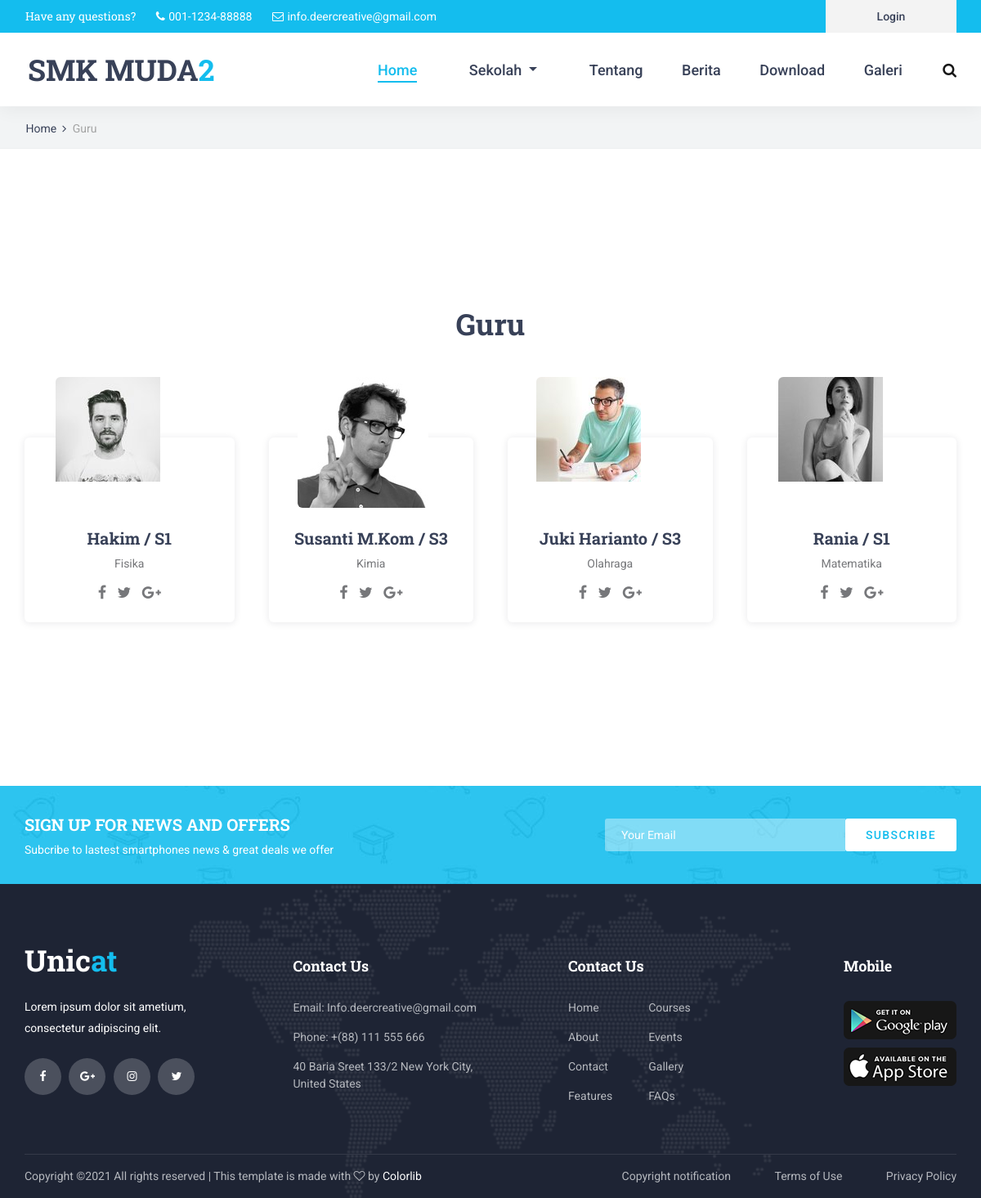
Page /index.php/home/guru on the committed database.
### tables this page shows
CREATE TABLE `guru` (
  `id_guru` int(11) NOT NULL,
  `nip` int(11) NOT NULL,
  `nama_guru` varchar(50) NOT NULL,
  `tmp_lahir` text NOT NULL,
  `tgl_lahir` date NOT NULL,
  `id_mapel` int(11) NOT NULL,
  `pendidikan` varchar(50) NOT NULL,
  `foto_guru` varchar(100) NOT NULL
);

CREATE TABLE `mapel` (
  `id_mapel` int(11) NOT NULL,
  `nama_mapel` varchar(50) NOT NULL
);

### application/views/layout/front/wrapper.php (called while the page is built)
<?php
require_once 'head.php';
require_once 'header.php';
require_once 'nav.php';
require_once 'content.php';
require_once 'footer.php';

### application/controllers/Home.php (called while the page is built, shortened)
<?php
class Home extends CI_Controller {
	public function __construct()
	{
		$this->load->model('Pengaturan_m');
	}
	public function guru()
	{
		$this->load->model('Guru_m');
		$guru = $this->Guru_m->get_join('guru', 'mapel')->result();
		$setting = $this->Pengaturan_m->get('pengaturan')->row();
		$data = [
			'title' => 'Guru',
			'isi' => 'home/guru',
			'guru' => $guru,
			'setting' => $setting
		];
		$this->load->view('layout/front/wrapper', $data);
	}
}

### index.php (called while the page is built, shortened)
<?php
require_once BASEPATH.'core/CodeIgniter.php';

### application/views/layout/front/content.php (called while the page is built)
<?php
if($isi) {
	$this->load->view($isi);
}

### application/models/Guru_m.php (called while the page is built, shortened)
<?php
class Guru_m extends CI_Model {
	public function get_join($table1, $table2)
	{
		$this->db->join("$table2", "$table2.id_mapel = $table1.id_mapel");
		return $this->db->get($table1);
	}
}

### application/views/home/guru.php (the view)
<div class="home">
	<div class="breadcrumbs_container">
		<div class="container">
			<div class="row">
				<div class="col">
					<div class="breadcrumbs">
						<ul>
							<li><a href="<?= base_url(); ?>">Home</a></li>
							<li>Guru</li>
						</ul>
					</div>
				</div>
			</div>
		</div>
	</div>
</div>
<div class="contact">
	<div class="contact_info_container">
		<div class="container">
			<div class="row">
					<div class="team">
						<div class="team_background parallax-window" data-parallax="scroll" data-image-src="images/team_background.jpg" data-speed="0.8"></div>
						<div class="container">
							<div class="row">
								<div class="col">
									<div class="section_title_container text-center">
										<h2 class="section_title">Guru</h2>
									</div>
								</div>
							</div>
							<div class="row team_row">
								<?php foreach($guru as $g) : ?>
								<div class="col-lg-3 col-md-6 team_col">
									<div class="team_item">
										<div class="team_image"><img src="<?= base_url('assets/back/img/guru/' . $g->foto_guru); ?>" alt=""></div>
										<div class="team_body">
											<div class="team_title"><a href="#"><?= $g->nama_guru . ' / ' . $g->pendidikan; ?></a></div>
											<div class="team_subtitle"><?= $g->nama_mapel; ?></div>
											<div class="social_list">
												<ul>
													<li><a href="#"><i class="fa fa-facebook" aria-hidden="true"></i></a></li>
													<li><a href="#"><i class="fa fa-twitter" aria-hidden="true"></i></a></li>
													<li><a href="#"><i class="fa fa-google-plus" aria-hidden="true"></i></a></li>
												</ul>
											</div>
										</div>
									</div>
								</div>
								<?php endforeach; ?>
							</div>
						</div>
					</div>
			</div>
		</div>
	</div>
</div>
<div class="newsletter">
	<div class="newsletter_background" style="background-image:url(<?= base_url('assets/front/') ?>images/newsletter_background.jpg)"></div>
	<div class="container">
		<div class="row">
			<div class="col">
				<div class="newsletter_container d-flex flex-lg-row flex-column align-items-center justify-content-start">
					<div class="newsletter_content text-lg-left text-center">
						<div class="newsletter_title">sign up for news and offers</div>
						<div class="newsletter_subtitle">Subcribe to lastest smartphones news & great deals we offer</div>
					</div>
					<div class="newsletter_form_container ml-lg-auto">
						<form action="#" id="newsletter_form" class="newsletter_form d-flex flex-row align-items-center justify-content-center">
							<input type="email" class="newsletter_input" placeholder="Your Email" required="required">
							<button type="submit" class="newsletter_button">subscribe</button>
						</form>
					</div>
				</div>
			</div>
		</div>
	</div>
</div>

### application/views/layout/front/head.php (shortened to what this page needs)
<!DOCTYPE html>
<html lang="en">
<head>
<link rel="stylesheet" type="text/css" href="<?= base_url('assets/front/'); ?>styles/bootstrap4/bootstrap.min.css">
<link href="<?= base_url('assets/front/'); ?>plugins/font-awesome-4.7.0/css/font-awesome.min.css" rel="stylesheet" type="text/css">
<link rel="stylesheet" type="text/css" href="<?= base_url('assets/front/'); ?>plugins/OwlCarousel2-2.2.1/owl.carousel.css">
<link rel="stylesheet" type="text/css" href="<?= base_url('assets/front/'); ?>plugins/OwlCarousel2-2.2.1/owl.theme.default.css">
<link rel="stylesheet" type="text/css" href="<?= base_url('assets/front/'); ?>plugins/OwlCarousel2-2.2.1/animate.css">
<link rel="stylesheet" type="text/css" href="<?= base_url('assets/front/'); ?>styles/main_styles.css">
<link rel="stylesheet" type="text/css" href="<?= base_url('assets/front/'); ?>styles/responsive.css">
<link rel="stylesheet" type="text/css" href="<?= base_url('assets/front/'); ?>styles/contact.css">
<link rel="stylesheet" type="text/css" href="<?= base_url('assets/front/'); ?>styles/contact_responsive.css">
<link href="<?= base_url('assets/front/'); ?>plugins/colorbox/colorbox.css" rel="stylesheet" type="text/css">
<link rel="stylesheet" type="text/css" href="<?= base_url('assets/front/'); ?>styles/courses.css">
<link rel="stylesheet" type="text/css" href="<?= base_url('assets/front/'); ?>styles/courses_responsive.css">
<link rel="stylesheet" type="text/css" href="<?= base_url('assets/front/'); ?>styles/blog_single.css">
<link rel="stylesheet" type="text/css" href="<?= base_url('assets/front/'); ?>styles/blog_single_responsive.css">
<link rel="stylesheet" type="text/css" href="<?= base_url('assets/front/'); ?>styles/about.css">
<link rel="stylesheet" type="text/css" href="<?= base_url('assets/front/'); ?>styles/about_responsive.css">
<link rel="stylesheet" type="text/css" href="<?= base_url('assets/front/'); ?>styles/about.css">
<link rel="stylesheet" type="text/css" href="<?= base_url('assets/front/'); ?>styles/about_responsive.css">
<link rel="stylesheet" href="https://unpkg.com/leaflet@1.7.1/dist/leaflet.css" />
</head>

### application/views/layout/front/header.php
<body>
<div class="super_container">
	<header class="header">
		<div class="top_bar">
			<div class="top_bar_container">
				<div class="container">
					<div class="row">
						<div class="col">
							<div class="top_bar_content d-flex flex-row align-items-center justify-content-start">
								<ul class="top_bar_contact_list">
									<li><div class="question">Have any questions?</div></li>
									<li>
										<i class="fa fa-phone" aria-hidden="true"></i>
										<div>001-1234-88888</div>
									</li>
									<li>
										<i class="fa fa-envelope-o" aria-hidden="true"></i>
										<div>info.deercreative@gmail.com</div>
									</li>
								</ul>
								<div class="top_bar_login ml-auto">
									<div class="login_button"><a href="<?= base_url('auth'); ?>">Login</a></div>
								</div>
							</div>
						</div>
					</div>
				</div>
			</div>
		</div>

### application/views/layout/front/nav.php (shortened to what this page needs)
	<div class="header_container">
		<div class="container">
			<div class="row">
				<div class="col">
					<div class="header_content d-flex flex-row align-items-center justify-content-start">
						<div class="logo_container">
							<a href="<?= base_url(); ?>">
								<div class="logo_text">SMK MUDA<span>2</span></div>
							</a>
						</div>
						<nav class="main_nav_contaner ml-auto">
							<ul class="main_nav">
								<li class="<?= $this->uri->segment(1) != 'tentang' || $this->uri->segment(2) != 'berita' ? ' active' : '' ?>"><a href="<?= base_url(); ?>">Home</a></li>
								<li class="nav-item dropdown">
       <a class="nav-link dropdown-toggle" href="#" id="navbarDropdown" role="button" data-toggle="dropdown" aria-haspopup="true" aria-expanded="false">
         Sekolah
       </a>
     </li>
								<li class="<?= $this->uri->segment(1) == 'tentang' ? ' active' : '' ?>"><a href="<?= base_url('tentang'); ?>">Tentang</a></li>
								<li class="<?= $this->uri->segment(2) == 'berita' ? ' active' : '' ?>"><a href="<?= base_url('home/berita'); ?>">Berita</a></li>
								<li class="<?= $this->uri->segment(2) == 'downloads' ? ' active' : '' ?>"><a href="<?= base_url('home/downloads'); ?>">Download</a></li>
								<li class="<?= $this->uri->segment(1) == 'galeri' ? ' active' : '' ?>"><a href="<?= base_url('galeri'); ?>">Galeri</a></li>
							</ul>
							<div class="search_button"><i class="fa fa-search" aria-hidden="true"></i></div>
						</nav>
					</div>
				</div>
			</div>
		</div>
	</div>
</header>

### application/views/layout/front/footer.php (shortened to what this page needs)
	<footer class="footer">
		<div class="footer_background" style="background-image:url(<?= base_url('assets/front/'); ?>images/footer_background.png)"></div>
		<div class="container">
			<div class="row footer_row">
				<div class="col">
					<div class="footer_content">
						<div class="row">
							<div class="col-lg-3 footer_col">
								<div class="footer_section footer_about">
									<div class="footer_logo_container">
										<a href="#">
											<div class="footer_logo_text">Unic<span>at</span></div>
										</a>
									</div>
									<div class="footer_about_text">
										<p>Lorem ipsum dolor sit ametium, consectetur adipiscing elit.</p>
									</div>
									<div class="footer_social">
										<ul>
											<li><a href="#"><i class="fa fa-facebook" aria-hidden="true"></i></a></li>
											<li><a href="#"><i class="fa fa-google-plus" aria-hidden="true"></i></a></li>
											<li><a href="#"><i class="fa fa-instagram" aria-hidden="true"></i></a></li>
											<li><a href="#"><i class="fa fa-twitter" aria-hidden="true"></i></a></li>
										</ul>
									</div>
								</div>
							</div>
							<div class="col-lg-3 footer_col">
								<div class="footer_section footer_contact">
									<div class="footer_title">Contact Us</div>
									<div class="footer_contact_info">
										<ul>
											<li>Email: Info.deercreative@gmail.com</li>
											<li>Phone:  +(88) 111 555 666</li>
											<li>40 Baria Sreet 133/2 New York City, United States</li>
										</ul>
									</div>
								</div>
							</div>
							<div class="col-lg-3 footer_col">
								<div class="footer_section footer_links">
									<div class="footer_title">Contact Us</div>
									<div class="footer_links_container">
										<ul>
											<li><a href="index.html">Home</a></li>
											<li><a href="about.html">About</a></li>
											<li><a href="contact.html">Contact</a></li>
											<li><a href="#">Features</a></li>
											<li><a href="courses.html">Courses</a></li>
											<li><a href="#">Events</a></li>
											<li><a href="#">Gallery</a></li>
											<li><a href="#">FAQs</a></li>
										</ul>
									</div>
								</div>
							</div>
							<div class="col-lg-3 footer_col clearfix">
								<div class="footer_section footer_mobile">
									<div class="footer_title">Mobile</div>
									<div class="footer_mobile_content">
										<div class="footer_image"><a href="#"><img src="<?= base_url('assets/front/'); ?>images/mobile_1.png" alt=""></a></div>
										<div class="footer_image"><a href="#"><img src="<?= base_url('assets/front/'); ?>images/mobile_2.png" alt=""></a></div>
									</div>
								</div>
							</div>
						</div>
					</div>
				</div>
			</div>
			<div class="row copyright_row">
				<div class="col">
					<div class="copyright d-flex flex-lg-row flex-column align-items-center justify-content-start">
						<div class="cr_text">
Copyright &copy;<script>document.write(new Date().getFullYear());</script> All rights reserved | This template is made with <i class="fa fa-heart-o" aria-hidden="true"></i> by <a href="https://colorlib.com" target="_blank">Colorlib</a>
</div>
						<div class="ml-lg-auto cr_links">
							<ul class="cr_list">
								<li><a href="#">Copyright notification</a></li>
								<li><a href="#">Terms of Use</a></li>
								<li><a href="#">Privacy Policy</a></li>
							</ul>
						</div>
					</div>
				</div>
			</div>
		</div>
	</footer>
</div>
</body>
</html>

### rows in the picture
guru: foto_guru (picture), nama_guru "Hakim", pendidikan "S1", id_mapel.nama_mapel "Fisika"
guru: foto_guru (picture), nama_guru "Susanti M.Kom", pendidikan "S3", id_mapel.nama_mapel "Kimia"
guru: foto_guru (picture), nama_guru "Juki Harianto", pendidikan "S3", id_mapel.nama_mapel "Olahraga"
guru: foto_guru (picture), nama_guru "Rania", pendidikan "S1", id_mapel.nama_mapel "Matematika"
